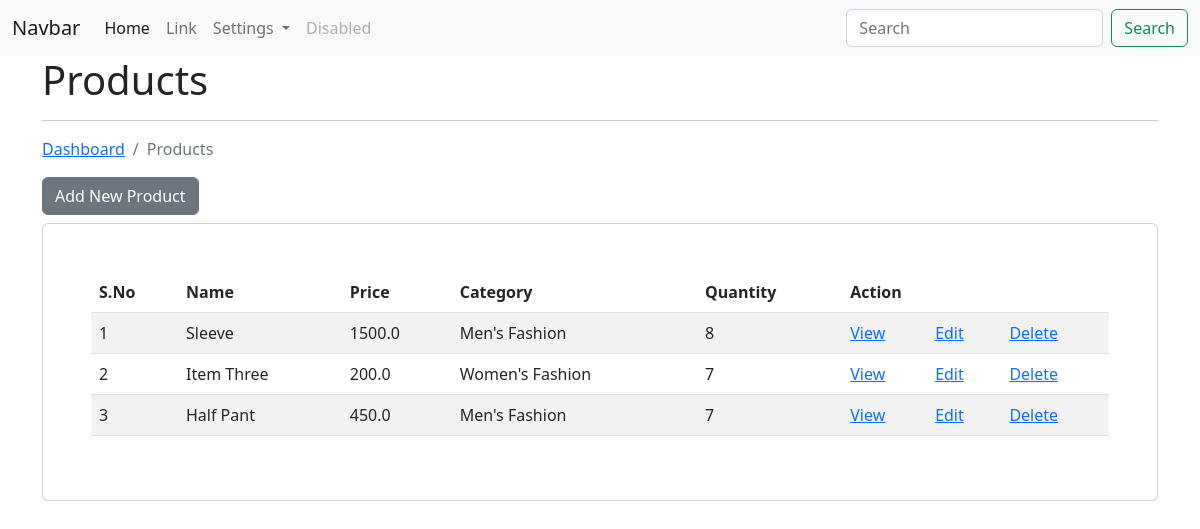
The app's page /ecom/products/ (signed in), older data.
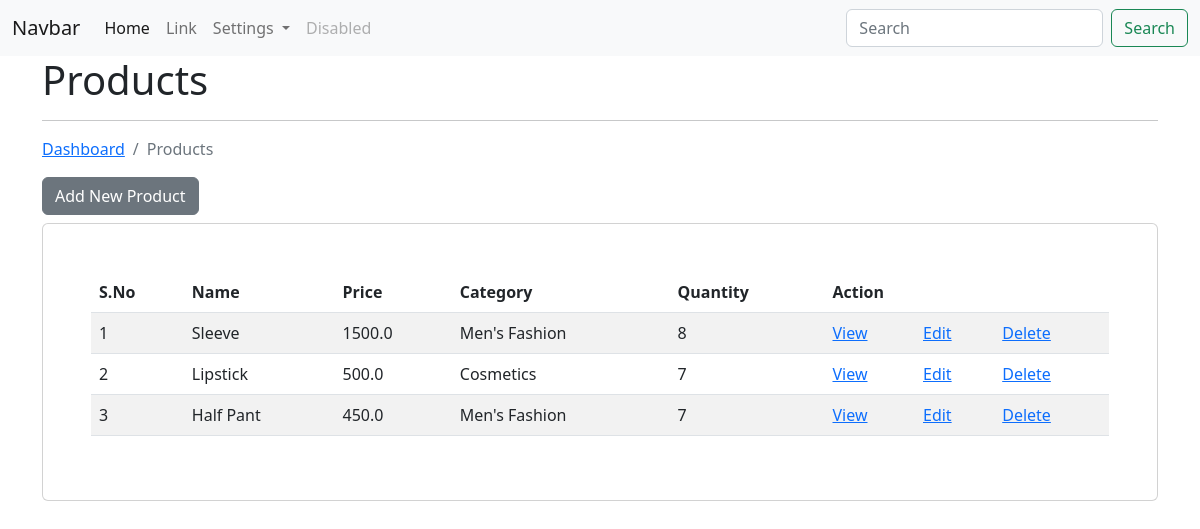
The same page, newer data.
### app_ecom/models.py (models this page shows, shortened)
class Product(models.Model):
    title = models.CharField(max_length=200)
    desc = models.CharField(max_length=200)
    category = models.ForeignKey(Category, on_delete=models.CASCADE)
    price = models.FloatField()
    image = models.FileField(null=True, blank=True)
    quantity = models.IntegerField()
    discount = models.FloatField()
    cod = models.CharField(max_length=100)
    user = models.ForeignKey(User, on_delete=models.CASCADE)
    class Meta:
        db_table = 'app_products'

class Category(models.Model):
    category_name = models.CharField(max_length=200)
    def __str__(self):
        return self.category_name
    class Meta:
        db_table = 'app_categories'

### app_ecom/views.py (the view)
# urls.py: path('products/', views.product_index, name='list-product'),
@login_required(login_url='/authentication/login/')
def product_index(request):
    products = Product.objects.filter(user=request.user)
    context = {"data": products}
    return render(request, 'products/product_index.html', context)

### templates/products/product_index.html (shortened to what this page needs)
{% extends "layouts/master.html" %}
{% block content %}
    <div class="container">
        <h1>Products</h1>
        <hr>
        <nav aria-label="breadcrumb">
            <ol class="breadcrumb">
              <li class="breadcrumb-item"><a href="{% url 'dashboard' %}">Dashboard</a></li>
              <li class="breadcrumb-item active">Products</li>
            </ol>
        </nav>
        <a href="{% url 'add-product' %}" class="btn btn-secondary mb-2">Add New Product</a>
        <div class="card p-5">
            <table class="table table-striped table-hover">
                <thead>
                    <tr>
                        <th>S.No</th>
                        <th>Name</th>
                        <th>Price</th>
                        <th>Category</th>
                        <th>Quantity</th>
                        <th colspan="3">Action</th>
                    </tr>
                </thead>
                <tbody>
                    {% for val in data %}
                    <tr>
                        <td>{{ forloop.counter }}</td>
                        <td>{{ val.title }}</td>
                        <td>{{ val.price }}</td>
                        <td>{{ val.category }}</td>
                        <td>{{ val.quantity }}</td>
                        <td><a href="{% url 'view-product' val.id %}">View</a></td>
                        <td><a href="{% url 'edit-product' val.id %}">Edit</a></td>
                        <td><a href="{% url 'delete-product' val.id %}">Delete</a></td>
                    </tr>
                    {% endfor %}
                </tbody>
            </table>
        </div>
    </div>
{% endblock content %}

Row changes from the older to the newer data that the page shows:
changed Product: title "Item Three" → "Lipstick"; price "200.0" → "500.0"; category "Women's Fashion" → "Cosmetics"
